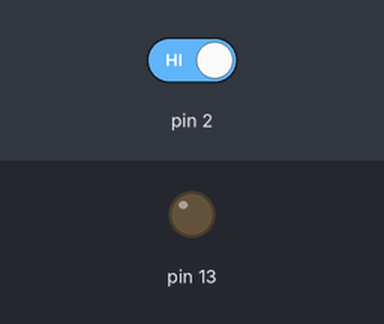
The sketch below on a simulated Arduino Uno, built with avr-gcc and run on an emulated ATmega328P. Shown: output pins drawn as LEDs (lit = HIGH). The test bench sets the inputs (shaded band); at power-on: pin 2 HIGH. What the sketch prints to the serial monitor is not drawn.

Above: at 1.2 s.
1.3 s: pin 2 driven LOW
Timing chart, 0 to 4.3 s (numbered marks = the images above; inputs shaded):
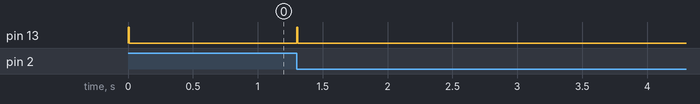

Measured:
- after the input at 1.3 s, pin 13: LOW → HIGH at once, → LOW 0.01 s later

The sketch:

BikeComputer.ino
```cpp
volatile unsigned long frame = 0;
volatile unsigned long lastTime = 0;

void setup()
{
  Serial.begin(115200);
  pinMode(13, OUTPUT);
  attachInterrupt(0,stroke,FALLING);
}

void stroke()
{
  unsigned long time = millis();
  unsigned long delta = time - lastTime;
  if( delta > 70 )
  {
    lastTime = time;
    ++frame;
    Serial.print( frame );
    Serial.print( " " );
    Serial.println( time );
  }
}

void loop()
{
  digitalWrite(13, (millis() - lastTime < 10) );
}
```
